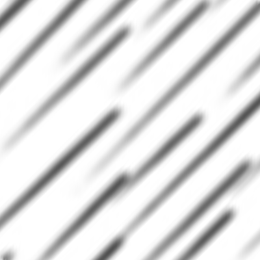
%> input picture DrawAndPaintEffect/sketch01.png, 260 x 260 px, shrunk from 400 x 400 before the run, given in place of Lenna.png, which was not available
$ octave main.m   (GNU Octave 9; MATLAB toolbox functions it lacks are replaced by stand-ins)
%> lines starting %> are read from the running program, lines starting %| are printed output that depends on the picture; in (x1, y1, x2, y2) boxes, pixels count from 0 and x2, y2 are one past the last pixel; in counts of white or black regions, pixels touching at a corner belong together; the program's own positions count from 1; pictures that were not available may be replaced by others from this repository, and a replacement may not be noted
### DrawAndPaintEffect/Pencil.m
function [ img ] = Pencil(img)
%PENCIL : combine 7 different textures + edge of image
% Refernece[1] : Automatic Pencil Sketch Generation by using Canny Edges
%           2017 Fifteenth IAPR International Conference on Machine
%           Vision Applications (MVA) Nagoya University, Nagoya, Japan, May 8-12, 2017
% Refernece[2] : Real-Time Hatching
%           by Emil Praun, Hugues Hoppe, Matthew Webb, Adam Finkelstein

    img = img(:, :, 1);
    [sx, sy] = size(img);

    % image edge
    imgedge = uint8(edge(img, 'Canny') * 5);

    % load textures
    sketch00 = 255 + ones(sx, sy);
    sketch01 = Load_texture('sketch01.png', sx, sy, 0.08, 1) * 1.2;
    sketch02 = Load_texture('sketch02.png', sx, sy, 0.08, 1);
    sketch03 = Load_texture('sketch03.png', sx, sy, 0.08, 1);
    sketch04 = Load_texture('sketch04.png', sx, sy, 0.08, 1);
    sketch05 = Load_texture('sketch05.png', sx, sy, 0.08, 1);
    sketch06 = Load_texture('sketch06.png', sx, sy, 0.08, 1);

    % image segmentation using kmeans
    seed = [372, 64, 8, 19, 55, 892, 773, 54];
    [imgseg, centers] = kmeansGrey(img, 7, 50, seed);

    mask00 = zeros(sx, sy);
    mask00(imgseg == centers(1,1)) = 1;
    subimg00 = uint8(mask00) .* uint8(sketch00);

    mask01 = zeros(sx, sy);
    mask01(imgseg == centers(2,1)) = 1;
    subimg01 = uint8(mask01) .* uint8(sketch01);

    mask02 = zeros(sx, sy);
    mask02(imgseg == centers(3,1)) = 1;
    subimg02 = uint8(mask02) .* uint8(sketch02);

    mask03 = zeros(sx, sy);
    mask03(imgseg == centers(4,1)) = 1;
    subimg03 = uint8(mask03) .* uint8(sketch03);

    mask04 = zeros(sx, sy);
    mask04(imgseg == centers(5,1)) = 1;
    subimg04 = uint8(mask04) .* uint8(sketch04);

    mask05 = zeros(sx, sy);
    mask05(imgseg == centers(6,1)) = 1;
    subimg05 = uint8(mask05) .* uint8(sketch05);

    mask06 = zeros(sx, sy);
    mask06(imgseg == centers(7,1)) = 1;
    subimg06 = uint8(mask06) .* uint8(sketch06);

    img = subimg00 + subimg01 + subimg02 + subimg03 + subimg04 + subimg05 + subimg06 + imgedge;
end

### DrawAndPaintEffect/Load_texture.m
function [ tex ] = Load_texture(str, sx, sy, scale, isnoise)
%LOAD_TEXTURE Summary of this function goes here
%   Detailed explanation goes here
    tex = imread(str);
    tex = tex(:, :, 1);
    tex = imresize(tex, scale, 'bicubic');
    [tx, ty] = size(tex);
    nx = uint32(sx / tx);
    ny = uint32(sy / ty);
    img = zeros(sx, sy);
    tex0 = tex;
    size(tex0)
    for i = 1 : ny + 1
        tex = [tex tex0];
    end
    tex0 = tex;
    for i = 1 : nx + 1
        tex = [tex; tex0];
    end
    tex = tex(1 : sx, 1 : sy);
    if isnoise == 1
        tex = imnoise(tex, 'gaussian');
    end
end


### DrawAndPaintEffect/kmeansGrey.m
function [ sI, initcolors ] = kmeansGrey(I, K, L, seed)
%KMEANSGREY Grey image segmentation using k-means cluster.
% I : source image
% K : cluster number
% L : maximum loop time
% seed : a seed ranging[1, 1000] used to 'prevent' pseudo randomization

[sx, sy] = size(I);
% randomly choose K cluster centers
rc = zeros(1, K);

for i = 1 : K
    % this is something I made up for no good reason
    rc(1, i) = uint8(mod(uint32(((seed(1, i) + 255) * (1 + rand())^(double(mod(seed(1, i), 10))))), 255));
end
initcolors = rc';

labels = zeros(sx, sy);
savedsumcolor = uint32(zeros(K, 2));

for iter = 1 : L
    % assign each pixel to a cluster and sum up the pixel colors of each cluster
    for i = 1 : sx
        for j = 1 : sy
            c = I(i, j);
            dists = abs(uint8(initcolors) - c);
            t = find(dists == min(dists));
            labels(i, j) = t(1, 1);
            savedsumcolor(t(1, 1), 1) = savedsumcolor(t(1, 1), 1) + uint32(c);
            savedsumcolor(t(1, 1), 2) = savedsumcolor(t(1, 1), 2) + 1;
        end
    end
    % update cluster center
    tempcolors = initcolors;
    for i = 1 : K
        if savedsumcolor(i, 2) == 0
            initcolors(i, 1) = 0;
        else
            initcolors(i, 1) = savedsumcolor(i, 1) / savedsumcolor(i, 2);
        end
    end
    % if there is no change in color, quit iteration
    if norm(double(tempcolors - initcolors)) < 5
        break;
    end
end
% update final image
sI = I;
for i = 1 : sx
    for j = 1 : sy
        sI(i, j) = initcolors(uint32(labels(i, j)));
    end
end
sI = uint8(sI);
end

### DrawAndPaintEffect/ColorPencil.m
function [ img ] = ColorPencil(img, N, scale)
%CRAYON Summary of this function goes here
%   N: number of colors, don't be too large, it'll take too long

    [sx, sy, sz] = size(img);
    if N > 50
        N = 50;
    end
    % image edge
    imgedge = double(edge(img(:,:,1), 'Canny') * 5);

    % load textures
    sketch01 = double(Load_texture('sketch01.png', sx, sy, 0.08, 1)) / 255.0;
    sketch02 = double(Load_texture('sketch02.png', sx, sy, 0.08, 1)) / 255.0;
    sketch03 = double(Load_texture('sketch03.png', sx, sy, 0.08, 1)) / 255.0;
    sketch04 = double(Load_texture('sketch04.png', sx, sy, 0.08, 1)) / 255.0;
    sketch05 = double(Load_texture('sketch05.png', sx, sy, 0.08, 1)) / 255.0;
    sketch06 = double(Load_texture('sketch06.png', sx, sy, 0.08, 1)) / 255.0;

    % image segmentation using kmeans
    [imgseg, labels, centers] = KmeansColor(img, N, 50, 283);

    sumimg = zeros(sx, sy, sz);
    gimg = rgb2gray(uint8(reshape(centers, 1, N, 3)));
    for i = 1 : N
        subimg = [];
        if gimg(1, i) > 210
            subimg = GenerateMask(labels, i, centers, sketch01, scale);
        elseif gimg(1, i) > 180
            subimg = GenerateMask(labels, i, centers, sketch02, scale);
        elseif gimg(1, i) > 140
            subimg = GenerateMask(labels, i, centers, sketch03, scale);
        elseif gimg(1, i) > 100
            subimg = GenerateMask(labels, i, centers, sketch04, scale);
        elseif gimg(1, i) > 50
            subimg = GenerateMask(labels, i, centers, sketch05, scale);
        else
            subimg = GenerateMask(labels, i, centers, sketch06, scale);
        end
        sumimg = sumimg + subimg;
    end

% [9 lines of commented-out code are left out]
    img = uint8(sumimg + imgedge);

end

### DrawAndPaintEffect/KmeansColor.m
function [ sI, labels, colors ] = KmeansColor(I, K, L, seed)
%KMEANSCOLOR RGB image segmentation using k-means cluster.
% I : source image
% K : cluster number
% L : maximum loop time
% seed : a seed ranging[1, 1000] used to 'prevent' pseudo randomization

% change 3D to 2D
[sx, sy, sz] = size(I);
I = double(reshape(I, sx * sy, sz));
% randomly choose K cluster centers
rng(seed);
colors = rand(K, 3) * 255;

labels = zeros(sx * sy, 1);
savedsumcolor = zeros(K, 3);
savedsumcount = zeros(K, 1);
for iter = 1 : L
    % assign each pixel to a cluster and sum up the pixel colors of each cluster
    dists = pdist2(I, colors, 'euclidean');
    [~, labels] = min(dists, [], 2);
    for i = 1 : K
        tI = I(find(labels == i), :);
        sumI = sum(tI);
        if size(sumI, 1) == 0
            savedsumcolor(i, :) = [0, 0, 0];
            savedsumcount(i, 1) = 0;
        else
            savedsumcolor(i, :) = sumI;
            savedsumcount(i, 1) = size(tI, 1);
        end
    end
    % update cluster center
    for i = 1 : K
        if uint8(savedsumcount(i, 1)) == 0
            colors(i, :) = [0 0 0];
        else
            colors(i, :) = savedsumcolor(i, :) / savedsumcount(i, 1);
        end
    end
end
% update final image
sI = I;
for i = 1 : sx * sy
    sI(i, :) = colors(uint32(labels(i, 1)), :);
end
sI = reshape(sI, sx, sy, sz);
sI = uint8(sI);
labels = reshape(labels, sx, sy);
end

### DrawAndPaintEffect/GenerateMask.m
function [ mask ] = GenerateMask(label, index, color, texture, scale)
%GenerateMask Summary of this function goes here
%   Detailed explanation goes here
% color : size 1 x 3, range [0 ~ 255], uint8
% label : size X x Y, range [0 ~ N],   uint8
% texture : [X x Y], [0 ~ 1]],         double
[sx, sy] = size(label);
temp = zeros(sx, sy);
temp(label == index) = 1;

texture1 = (1.0 - texture) .* color(index, 1) + texture * scale;
texture2 = (1.0 - texture) .* color(index, 2) + texture * scale;
texture3 = (1.0 - texture) .* color(index, 3) + texture * scale;

mask = zeros(sx, sy, 3);
mask(:, :, 1) = temp .* texture1;
mask(:, :, 2) = temp .* texture2;
mask(:, :, 3) = temp .* texture3;

end

### DrawAndPaintEffect/main.m


figure(1);
img = imread('Lenna.png');
%> img is the input picture: size 260x260x3 uint8; min 80, max 255, mean 223.3
subplot(1,3,1);title('source image');imshow(img);

img2 = Pencil(img);
%> in Pencil, `imgedge = uint8(edge(img, 'Canny') * 5);`: imgedge: size 260x260 uint8; values 0 (black) and 5 (white), 6.8% white in thin lines or dots
%> call 2 of Load_texture, with str = 'sketch02.png', sx = 260, sy = 260, scale = 0.08, isnoise = 1
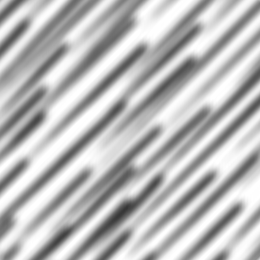
%> input picture DrawAndPaintEffect/sketch02.png, 260 x 260 px, shrunk from 400 x 400 before the run
%> in Load_texture, tex is the input picture: size 260x260x3 uint8; min 54, max 255, mean 186.3
%> call 3 of Load_texture, with str = 'sketch03.png', sx = 260, sy = 260, scale = 0.08, isnoise = 1
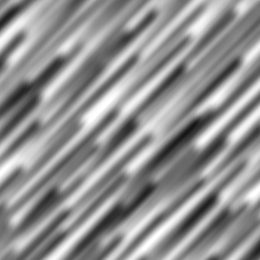
%> input picture DrawAndPaintEffect/sketch03.png, 260 x 260 px, shrunk from 400 x 400 before the run
%> in Load_texture, tex is the input picture: size 260x260x3 uint8; min 20, max 255, mean 145.7
%> call 4 of Load_texture, with str = 'sketch04.png', sx = 260, sy = 260, scale = 0.08, isnoise = 1
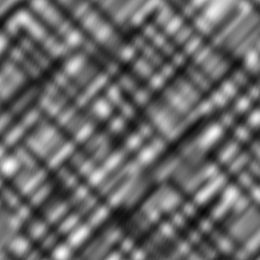
%> input picture DrawAndPaintEffect/sketch04.png, 260 x 260 px, shrunk from 400 x 400 before the run
%> in Load_texture, tex is the input picture: size 260x260x3 uint8; min 7, max 255, mean 105.5
%> call 5 of Load_texture, with str = 'sketch05.png', sx = 260, sy = 260, scale = 0.08, isnoise = 1
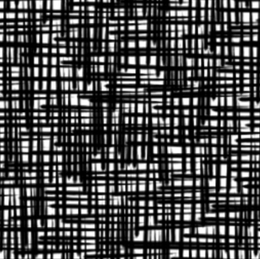
%> input picture DrawAndPaintEffect/sketch05.png, 260 x 259 px, shrunk from 458 x 456 before the run
%> in Load_texture, tex is the input picture: size 259x260x3 uint8; min 0, max 255, mean 73.4
%> call 6 of Load_texture, with str = 'sketch06.png', sx = 260, sy = 260, scale = 0.08, isnoise = 1
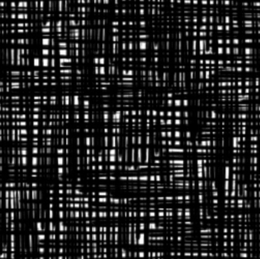
%> input picture DrawAndPaintEffect/sketch06.png, 260 x 259 px, shrunk from 454 x 452 before the run
%> in Load_texture, tex is the input picture: size 259x260x3 uint8; min 0, max 255, mean 35.1
%> the loop in kmeansGrey, `for iter = 1 : L` made 11 passes
%> tempcolors on passes 2 to 11: [224; 0; 89; 0; 0; 0; 0], [235; 168; 89; 0; 0; 0; 0], [239; 183; 133; 86; 0; 0; 0], [242; 192; 144; 114; 83; 0; 0], [244; 198; 152; 121; 102; 81; 0], [245; 202; 157; 126; 107; 94; 80], [246; 206; 161; 130; 111; 97; 89], [247; 209; 165; 133; 113; 100; 90], [248; 211; 168; 136; 116; 102; 92], [248; 213; 171; 139; 118; 103; 93]
%> after the loop in kmeansGrey, `for iter = 1 : L`:
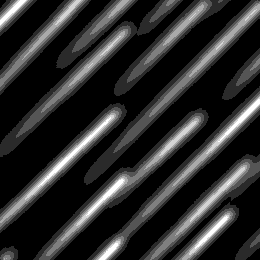
%> labels: size 260x260 double; min 1, max 7, mean 2.06; drawn with min black and max white
%> after the loop in kmeansGrey, `for iter = 1 : L`: initcolors = [249; 215; 173; 141; 119; 105; 93]; savedsumcolor = [112286523 451558; 31684900 147243; 13405767 77438; 5484736 38944; 2127631 17814; 737026 7028; 333586 3575]
%> in Pencil, `[imgseg, centers] = kmeansGrey(img, 7, 50, seed);`: centers = [249; 215; 173; 141; 119; 105; 93]
%> in Pencil, `mask00(imgseg == centers(1,1)) = 1;`: mask00: size 260x260 double; values 0 (black) and 1 (white), 52% white; 14 black regions, largest, box (x1, y1, x2, y2) and area: (33, 108, 209, 260) 4355, (84, 0, 260, 185) 4207, (87, 86, 260, 260) 4082
%> in Pencil, `mask01(imgseg == centers(2,1)) = 1;`:
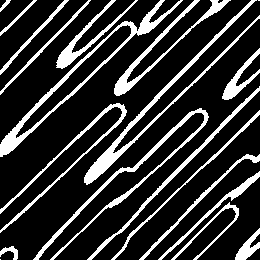
%> mask01: size 260x260 double; values 0 (black) and 1 (white), 19.6% white; 20 white regions (2 under 20 px), largest, box (x1, y1, x2, y2) and area: (84, 0, 260, 185) 1947, (0, 0, 183, 157) 1936, (33, 108, 209, 260) 1546
imwrite(img2, 'pencil.png');
subplot(1,3,2);title('pencil');imshow(img2);

img3 = ColorPencil(img, 6, 255);
%> after the loop in KmeansColor, `for iter = 1 : L`: colors = [245.7 245.7 245.7; 151.7 151.7 151.7; 0 0 0; 0 0 0; 0 0 0; 0 0 0]; savedsumcolor = [12651623 12651623 12651623; 2444756 2444756 2444756; 0 0 0; 0 0 0; 0 0 0; 0 0 0]; savedsumcount = [51484; 16116; 0; 0; 0; 0]
%> in ColorPencil, `[imgseg, labels, centers] = KmeansColor(img, N, 50, 283);`: centers has the same summary as colors in KmeansColor
%> in ColorPencil, `gimg = rgb2gray(uint8(reshape(centers, 1, N, 3)));`: gimg = [246 152 0 0 0 0]
imwrite(img3, 'colorPencil.png');
subplot(1,3,3);title('crayon');imshow(img3);
